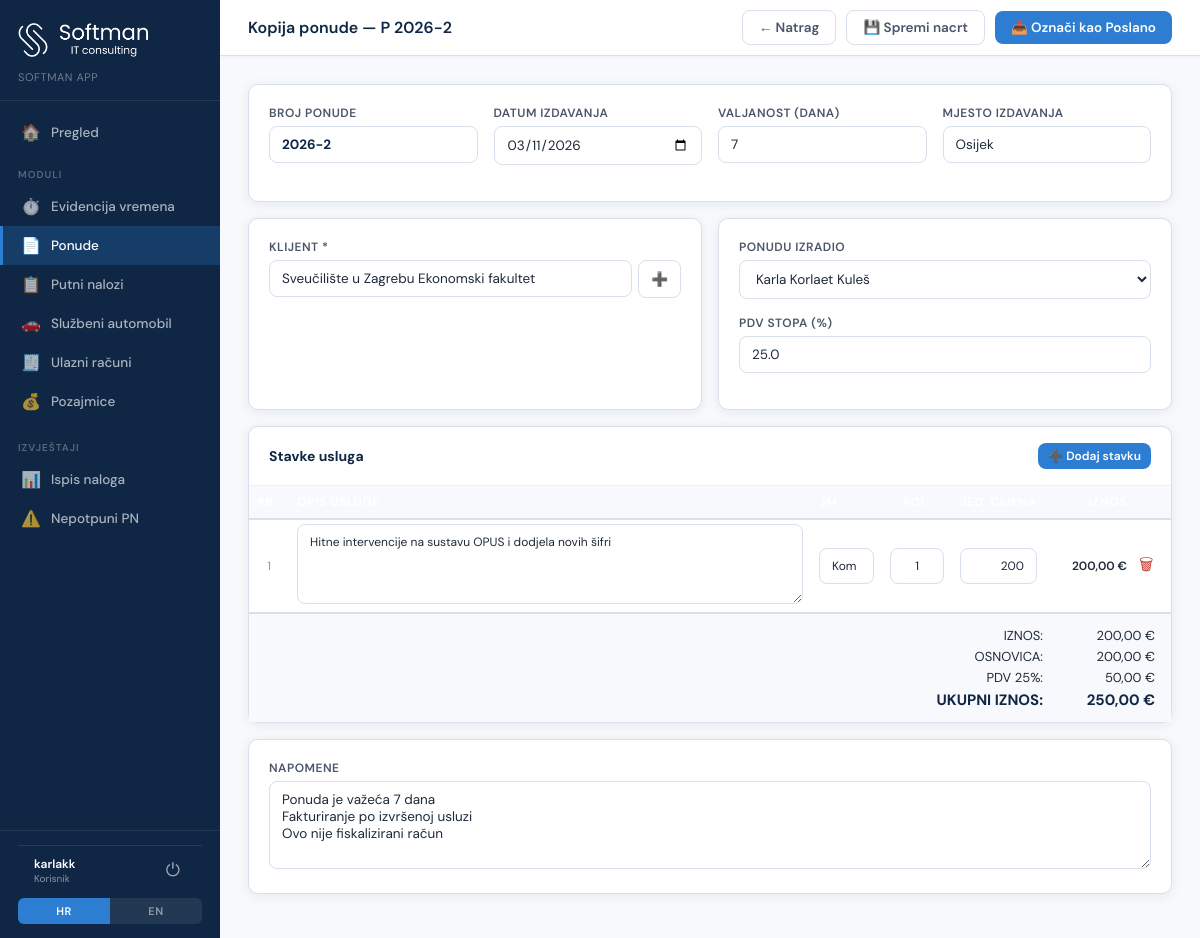
The page /quotes/15/copy (signed in) on the database its author committed.
### tables this page shows
CREATE TABLE quotes (
            id INTEGER PRIMARY KEY AUTOINCREMENT,
            auto_id TEXT UNIQUE NOT NULL,
            status TEXT DEFAULT 'draft',
            issue_date TEXT,
            valid_days INTEGER DEFAULT 7,
            place_of_issue TEXT DEFAULT 'Zagreb',
            client_id INTEGER,
            prepared_by_id INTEGER,
            notes TEXT,
            pdv_rate REAL DEFAULT 25,
            total_net REAL DEFAULT 0,
            total_pdv REAL DEFAULT 0,
            total_gross REAL DEFAULT 0,
            pdf_path TEXT,
            created_at TIMESTAMP DEFAULT CURRENT_TIMESTAMP,
            updated_at TIMESTAMP DEFAULT CURRENT_TIMESTAMP
        , comment TEXT);

CREATE TABLE employees (
            id INTEGER PRIMARY KEY AUTOINCREMENT,
            name TEXT NOT NULL,
            position TEXT,
            is_direktor INTEGER DEFAULT 0,
            is_blagajnik INTEGER DEFAULT 0,
            is_knjizio INTEGER DEFAULT 0,
            is_validator INTEGER DEFAULT 0,
            is_default INTEGER DEFAULT 0,
            signature_path TEXT,
            created_at TIMESTAMP DEFAULT CURRENT_TIMESTAMP
        );

### app.py (the view)
@app.route('/quotes/<int:quote_id>/copy')
@require_perm('can_edit_quotes')
def copy_quote(quote_id):
    audit('copy', module='ponude', entity='quote', entity_id=quote_id)
    conn = get_db()
    quote = conn.execute("SELECT * FROM quotes WHERE id=?", (quote_id,)).fetchone()
    if not quote:
        conn.close()
        return redirect(url_for('quotes_list'))
    items = conn.execute("SELECT * FROM quote_items WHERE quote_id=? ORDER BY sort_order", (quote_id,)).fetchall()
    clients = conn.execute("SELECT * FROM clients ORDER BY name").fetchall()
    employees = conn.execute("SELECT * FROM employees ORDER BY name").fetchall()
    settings = {r['key']: r['value'] for r in conn.execute("SELECT * FROM settings").fetchall()}
    default_place = conn.execute("SELECT name FROM destinations WHERE is_place_of_report=1 LIMIT 1").fetchone()
    auto_id, _, _ = get_next_quote_id()
    conn.close()
    today = date.today().strftime('%Y-%m-%d')
    quote_copy = dict(quote)
    quote_copy['id'] = None
    quote_copy['status'] = 'draft'
    quote_copy['pdf_path'] = None
    return render_template('quotes_form.html', auto_id=auto_id, today=today,
                          clients=rows_to_dicts(clients),
                          employees=rows_to_dicts(employees),
                          settings=settings, quote=quote_copy, items=rows_to_dicts(items),
                          default_place=default_place['name'] if default_place else 'Zagreb',
                          is_copy=True)

### app.py (called while the page is built, shortened)
def decode_token(token):
    try:
        return pyjwt.decode(token, JWT_SECRET, algorithms=['HS256'])
    except:
        return None

def get_current_user():
    token = request.cookies.get('auth_token')
    if not token:
        return None
    return decode_token(token)

def require_perm(perm):
    def decorator(f):
        @wraps(f)
        def decorated(*args, **kwargs):
            user = get_current_user()
            if not user:
                return redirect('/login')
            if user.get('is_admin') or user.get(perm):
                return f(*args, **kwargs)
            return render_template('403.html', user=user), 403
        return decorated
    return decorator

@app.context_processor
def inject_current_user():
    user = get_current_user()
    return {'current_user': user or {}}

def get_db():
    conn = sqlite3.connect(DB_PATH)
    conn.row_factory = sqlite3.Row
    conn.execute("PRAGMA foreign_keys = ON")
    return conn

def rows_to_dicts(rows):
    return [dict(r) for r in rows] if rows else []

def audit(action, module=None, entity=None, entity_id=None, detail=None):
    try:
        from flask import request as _req
        user = get_current_user()
        user_id = user.get('user_id') if user else None
        username = user.get('username') if user else 'nepoznat'
        try:
            ip = _req.headers.get('X-Forwarded-For', _req.remote_addr or '').split(',')[0].strip()
        except:
            ip = None
        conn = get_db()
        conn.execute(
            """INSERT INTO audit_log (user_id, username, action, module, entity, entity_id, detail, ip_address, created_at)
               VALUES (?,?,?,?,?,?,?,?,?)""",
            (user_id, username, action, module, entity, entity_id, detail, ip, datetime.now().isoformat())
        )
        conn.commit()
        conn.close()
    except Exception as e:
        pass  # Audit nikad ne smije srušiti aplikaciju

def get_next_quote_id():
    conn = get_db()
    current_year = datetime.now().year
    rows = conn.execute("SELECT auto_id FROM quotes WHERE auto_id LIKE ?", (f"{current_year}-%",)).fetchall()
    used = set()
    for r in rows:
        try: used.add(int(r['auto_id'].split('-')[1]))
        except: pass
    candidate = 1
    while candidate in used:
        candidate += 1
    conn.close()
    return f"{current_year}-{candidate}", current_year, candidate

### templates/quotes_form.html (shortened to what this page needs)
{% extends "base.html" %}
{% set active = 'quotes' %}
{% block topbar_title %}{% if is_copy %}Kopija ponude — P {{ auto_id }}{% elif quote and quote.id %}Ponuda P {{ quote.auto_id }}{% else %}Nova ponuda{% endif %}{% endblock %}
{% block topbar_actions %}
<a href="/quotes" class="btn btn-secondary" title="Povratak na listu ponuda">← Natrag</a>
{% if not quote or quote.status == 'draft' %}
<button class="btn btn-secondary" onclick="saveQuote('draft')" title="Spremi ponudu kao nacrt">💾 Spremi nacrt</button>
<button class="btn btn-primary" onclick="saveQuote('sent')" title="Označi kao poslano i zamrzni PDF">📤 Označi kao Poslano</button>
{% endif %}
{% endblock %}
{% block content %}
{% set locked = quote and quote.status != 'draft' %}
<div class="card" style="margin-bottom:16px;">
  <div class="card-body">
    <div class="form-row form-row-4">
      <div class="form-group">
        <label class="form-label">Broj ponude</label>
        <input class="form-control" id="auto_id" value="{{ auto_id }}" readonly style="font-weight:700;color:var(--navy);">
      </div>
      <div class="form-group">
        <label class="form-label">Datum izdavanja</label>
        <input type="date" class="form-control" id="issue_date"
               value="{{ quote.issue_date if quote else today }}" {% if locked %}disabled{% endif %}>
      </div>
      <div class="form-group">
        <label class="form-label">Valjanost (dana)</label>
        <input type="number" class="form-control" id="valid_days" min="1"
               value="{{ quote.valid_days if quote else (copy_from.valid_days if copy_from else settings.quote_default_valid_days or 7) }}" {% if locked %}disabled{% endif %}>
      </div>
      <div class="form-group">
        <label class="form-label">Mjesto izdavanja</label>
        <input type="text" class="form-control" id="place_of_issue"
               value="{{ quote.place_of_issue if quote else default_place }}" {% if locked %}disabled{% endif %}>
      </div>
    </div>
  </div>
</div>
<div style="display:grid;grid-template-columns:1fr 1fr;gap:16px;margin-bottom:16px;">
  <div class="card">
    <div class="card-body">
      <div class="form-group">
        <label class="form-label">Klijent *</label>
        {% if not locked %}
        <div style="display:flex;gap:6px;align-items:flex-start;">
          <div style="flex:1;position:relative;">
            <input type="text" class="form-control" id="client-search"
              placeholder="Pretraži klijenta..."
              autocomplete="off"
              oninput="filterClientDropdown()"
              onfocus="showClientDropdown()"
              onblur="hideClientDropdownDelayed()"
              value="{{ clients | selectattr('id', 'equalto', quote.client_id) | map(attribute='name') | first if (quote and quote.client_id) else '' }}">
          </div>
          <button type="button" class="btn btn-secondary" onclick="openAddClientModal()"
            title="Dodaj novog klijenta" style="white-space:nowrap;padding:0 12px;height:38px;">➕</button>
        </div>
        {% endif %}
      </div>
    </div>
  </div>
  <div class="card">
    <div class="card-body">
      <div class="form-group">
        <label class="form-label">Ponudu izradio</label>
        <select class="form-control" id="prepared_by_id" {% if locked %}disabled{% endif %}>
          {% for e in employees %}
          <option value="{{ e.id }}"
            {% if quote and quote.prepared_by_id == e.id %}selected
            {% elif not quote and copy_from and copy_from.prepared_by_id == e.id %}selected
            {% elif not quote and not copy_from and e.is_direktor %}selected{% endif %}>{{ e.name }}</option>
          {% endfor %}
        </select>
      </div>
      <div class="form-group" style="margin-top:12px;">
        <label class="form-label">PDV stopa (%)</label>
        <input type="number" class="form-control" id="pdv_rate" step="1" min="0" max="100"
               value="{{ quote.pdv_rate if quote else (copy_from.pdv_rate if copy_from else settings.quote_pdv_rate or 25) }}"
               oninput="updateTotals()" {% if locked %}disabled{% endif %}>
      </div>
    </div>
  </div>
</div>
<div class="card" style="margin-bottom:16px;">
  <div class="card-header">
    <span class="card-title">Stavke usluga</span>
    {% if not locked %}
    <button class="btn btn-sm btn-primary" onclick="addItem()" title="Dodaj novu stavku usluge">➕ Dodaj stavku</button>
    {% endif %}
  </div>
  <div class="table-wrap">
    <table style="width:100%;">
      <thead>
        <tr style="background:var(--navy);">
          <th style="color:white;padding:8px;font-size:12px;width:40px;">RB</th>
          <th style="color:white;padding:8px;font-size:12px;">Opis usluge</th>
          <th style="color:white;padding:8px;font-size:12px;width:60px;">JM</th>
          <th style="color:white;padding:8px;font-size:12px;width:70px;text-align:center;">Kol.</th>
          <th style="color:white;padding:8px;font-size:12px;width:90px;text-align:right;">Jed. cijena</th>
          <th style="color:white;padding:8px;font-size:12px;width:90px;text-align:right;">Iznos</th>
          {% if not locked %}<th style="width:36px;"></th>{% endif %}
        </tr>
      </thead>
      <tbody id="items-body"></tbody>
    </table>
  </div>
  <div style="padding:12px 16px;text-align:right;background:var(--gray-50);border-top:1px solid var(--gray-200);">
    <div style="display:inline-grid;grid-template-columns:160px 100px;gap:4px 12px;text-align:right;font-size:13px;">
      <span style="color:var(--gray-500);">IZNOS:</span><span id="t-net">0,00 €</span>
      <span style="color:var(--gray-500);">OSNOVICA:</span><span id="t-base">0,00 €</span>
      <span style="color:var(--gray-500);">PDV <span id="t-pdv-pct">25</span>%:</span><span id="t-pdv">0,00 €</span>
      <span style="font-weight:700;color:var(--navy);font-size:15px;">UKUPNI IZNOS:</span>
      <span style="font-weight:700;color:var(--navy);font-size:15px;" id="t-gross">0,00 €</span>
    </div>
  </div>
</div>
<div class="card" style="margin-bottom:16px;">
  <div class="card-body">
    <label class="form-label">Napomene</label>
    <textarea class="form-control" id="notes" rows="4" {% if locked %}disabled{% endif %}
              placeholder="Unesite napomene...">{{ quote.notes if quote else (copy_from.notes if copy_from else settings.quote_default_notes or '') }}</textarea>
  </div>
</div>
{% endblock %}

### templates/base.html (style rules this page uses)
:root { --navy: #0f2744; --blue: #1a4b8c; --accent: #2d7dd2; --accent-light: #e8f2fc; --green: #1a8a5a; --green-light: #e6f5ef; --amber: #c47d0e; --amber-light: #fef3e2; --red: #c0392b; --red-light: #fdecea; --gray-50: #f7f9fc; --gray-100: #edf1f7; --gray-200: #d8e0eb; --gray-400: #8a99b0; --gray-600: #4a5568; --gray-800: #1e2a3a; --white: #ffffff; --sidebar-w: 220px; --radius: 8px; --shadow: 0 2px 12px rgba(15,39,68,0.08); --shadow-lg: 0 8px 32px rgba(15,39,68,0.12); }
*, *::before, *::after { box-sizing: border-box; margin: 0; padding: 0; }
body { font-family: 'DM Sans', sans-serif; background: var(--gray-50); color: var(--gray-800); display: flex; min-height: 100vh; font-size: 14px; }
.btn { display: inline-flex; align-items: center; gap: 6px; padding: 8px 16px; border-radius: var(--radius); font-family: inherit; font-size: 13.5px; font-weight: 600; cursor: pointer; border: none; transition: all 0.15s; text-decoration: none; white-space: nowrap; }
.btn-primary { background: var(--accent); color: white; }
.btn-secondary { background: white; color: var(--gray-600); border: 1.5px solid var(--gray-200); }
.btn-sm { padding: 5px 10px; font-size: 12px; }
.card { background: white; border-radius: 10px; border: 1px solid var(--gray-200); box-shadow: var(--shadow); }
.card-header { padding: 16px 20px; border-bottom: 1px solid var(--gray-100); display: flex; align-items: center; justify-content: space-between; }
.card-title { font-size: 14px; font-weight: 700; color: var(--navy); }
.card-body { padding: 20px; }
.form-group { margin-bottom: 16px; }
.form-label { display: block; font-size: 12px; font-weight: 600; color: var(--gray-600); margin-bottom: 5px; text-transform: uppercase; letter-spacing: 0.04em; }
.form-control { width: 100%; padding: 9px 12px; border: 1.5px solid var(--gray-200); border-radius: var(--radius); font-family: inherit; font-size: 13.5px; color: var(--gray-800); background: white; transition: border-color 0.15s; outline: none; }
select.form-control { cursor: pointer; }
textarea.form-control { resize: vertical; min-height: 80px; }
.form-row { display: grid; gap: 16px; }
.form-row-4 { grid-template-columns: 1fr 1fr 1fr 1fr; }
.table-wrap { overflow-x: auto; }
table { width: 100%; border-collapse: collapse; }
th { background: var(--gray-50); padding: 10px 14px; text-align: left; font-size: 11px; font-weight: 700; color: var(--gray-600); text-transform: uppercase; letter-spacing: 0.05em; border-bottom: 2px solid var(--gray-200); white-space: nowrap; }
input[type="number"] { -moz-appearance: textfield; appearance: textfield; }

### rows shown on the page
quotes: issue_date "03/11/2026", valid_days "7", place_of_issue "Osijek", prepared_by.name "Karla Korlaet Kuleš", pdv_rate "25.0", notes "Ponuda je važeća 7 dana Fakturiranje po izvršenoj usluzi Ovo nije fiskalizirani račun"

### other values the page prints
{{ current_user.get('username', '') }} "karlakk"
{{ auto_id }} "2026-2"
